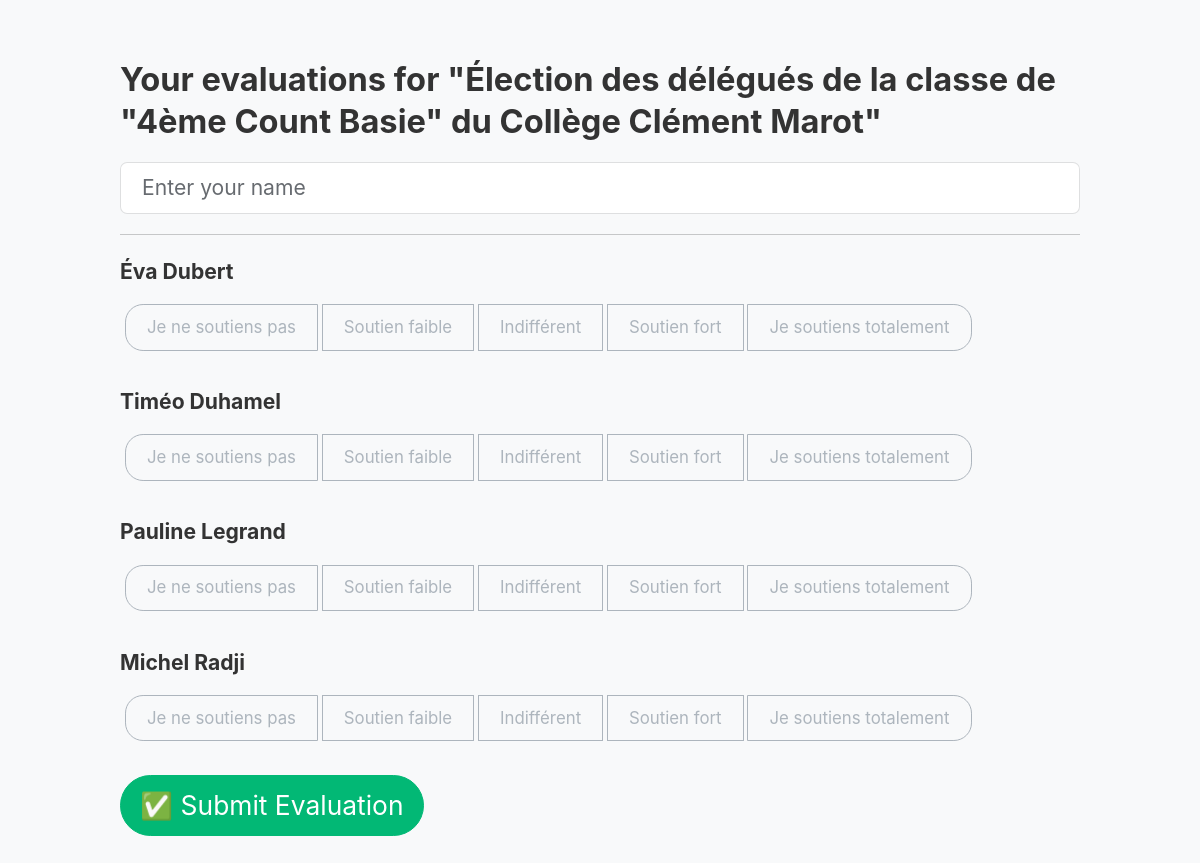
Page /evaluate/48a1ac84 on the committed database.
### app/models.py (models this page shows)
class DecisionInstance(db.Model):
    id = db.Column(db.String(8), primary_key=True, default=generate_id)
    name = db.Column(db.String(100))
    scale = db.Column(db.String(200))  # comma-separated scale labels
    creator_id = db.Column(db.String(100))

class Choice(db.Model):
    id = db.Column(db.Integer, primary_key=True)
    label = db.Column(db.String(100))
    description = db.Column(db.Text)
    decision_id = db.Column(db.String(8), db.ForeignKey('decision_instance.id'))

### app/routes.py (the view, shortened to what this page needs)
@app.route("/evaluate/<decision_id>", methods=["GET", "POST"])
def evaluate(decision_id):
    decision = DecisionInstance.query.get_or_404(decision_id)
    choices = Choice.query.filter_by(decision_id=decision_id).all()
    scale = decision.scale.split(',')
    return render_template("evaluate.html", decision=decision, choices=choices, scale=scale)

### app/templates/evaluate.html (shortened to what this page needs)
<!DOCTYPE html>
<html lang="en">
<head>
    <link href="https://cdn.jsdelivr.net/npm/bootswatch@5.3.0/dist/litera/bootstrap.min.css" rel="stylesheet">
    <link rel="stylesheet" href="{{ url_for('static', filename='style.css') }}">
</head>
<body class="bg-light">
<div class="container py-5">
    <h2>Your evaluations for "{{ decision.name }}"</h2>
    <form method="post" onsubmit="return validateForm()">
        <div class="mb-3">
            <input name="user" class="form-control" placeholder="Enter your name" required>
        </div>
        <hr>
        {% for choice in choices %}
            <div class="mb-4">
                <strong>{{ choice.label }}</strong>
                <br>
                <div class="btn-group mt-2" role="group">
                    {% for s in scale %}
                        {% set idx = loop.index0 %}
                        <button type="button"
                                class="btn btn-outline-secondary scale-btn"
                                onclick="selectScore('{{ choice.id }}', '{{ idx }}', this)">
                            {{ s.strip() }}
                        </button>
                    {% endfor %}
                </div>
            </div>
        {% endfor %}
        <button class="btn btn-success btn-lg">✅ Submit Evaluation</button>
    </form>
</div>
</body>
</html>

### app/static/style.css (style rules this page uses)
body { background: #fdfdfd; font-family: 'Inter', sans-serif; font-size: 1.1rem; line-height: 1.7; color: #333; margin: 0; padding: 0; zoom: 1.2; }
.container { max-width: 80%; margin: auto; padding: 1.5rem 0; }
h1, h2, h3 { font-weight: 700; margin-bottom: 1rem; line-height: 1.3; }
h2 { font-size: 1.7rem; }

### app/templates/evaluate.html (style rules this page uses)
.scale-btn { margin: 0.25rem; min-width: 60px; }

### rows in the picture
DecisionInstance: name "Élection des délégués de la classe de \"4ème Count Basie\" du Collège Clément Marot"
Choice: label "Éva Dubert", strip "Je ne soutiens pas" "Soutien faible" "Indifférent" "Soutien fort" "Je soutiens totalement"
Choice: label "Timéo Duhamel", strip "Je ne soutiens pas" "Soutien faible" "Indifférent" "Soutien fort" "Je soutiens totalement"
Choice: label "Pauline Legrand", strip "Je ne soutiens pas" "Soutien faible" "Indifférent" "Soutien fort" "Je soutiens totalement"
Choice: label "Michel Radji", strip "Je ne soutiens pas" "Soutien faible" "Indifférent" "Soutien fort" "Je soutiens totalement"
